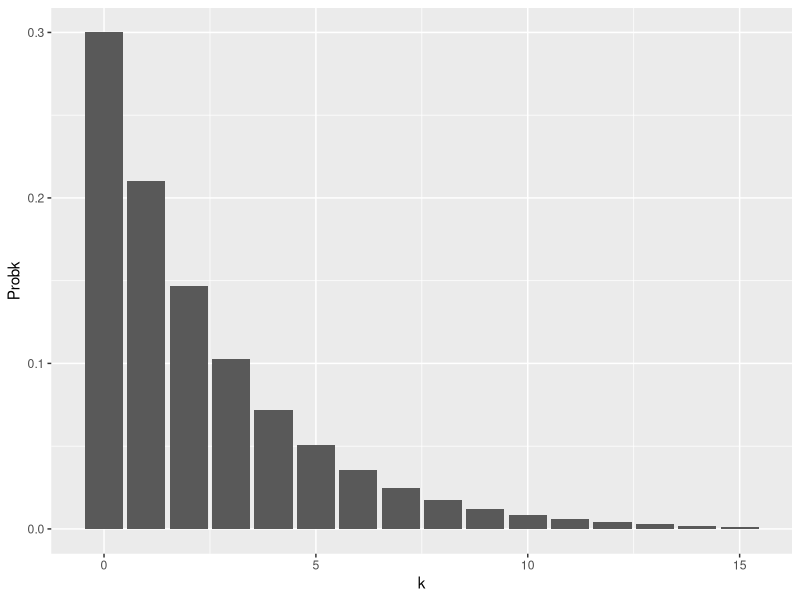
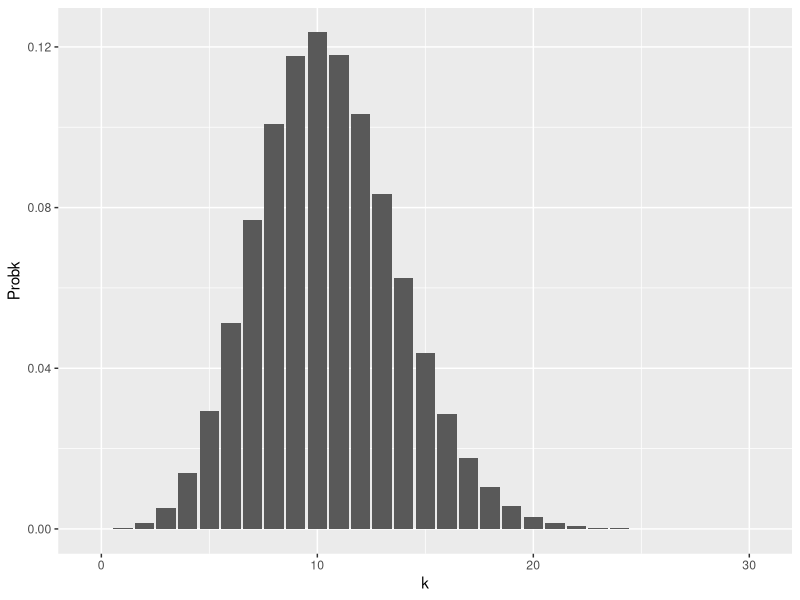
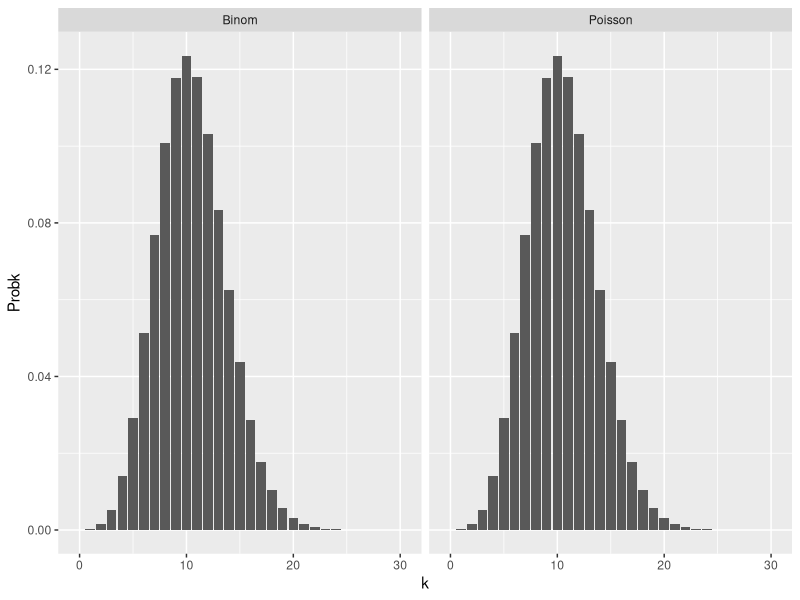
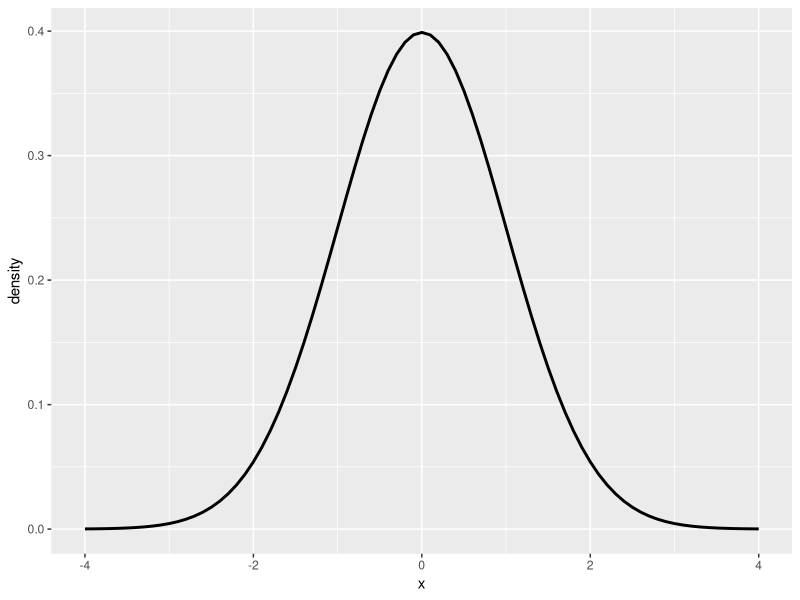
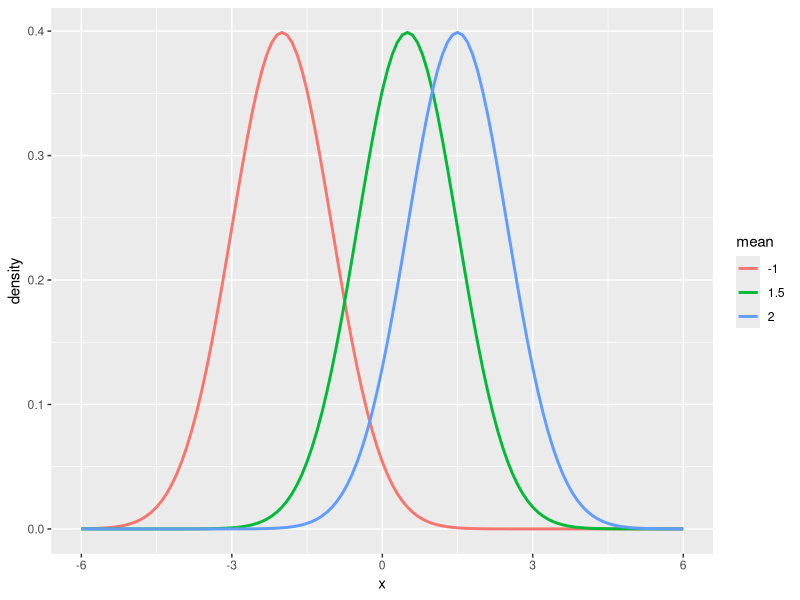
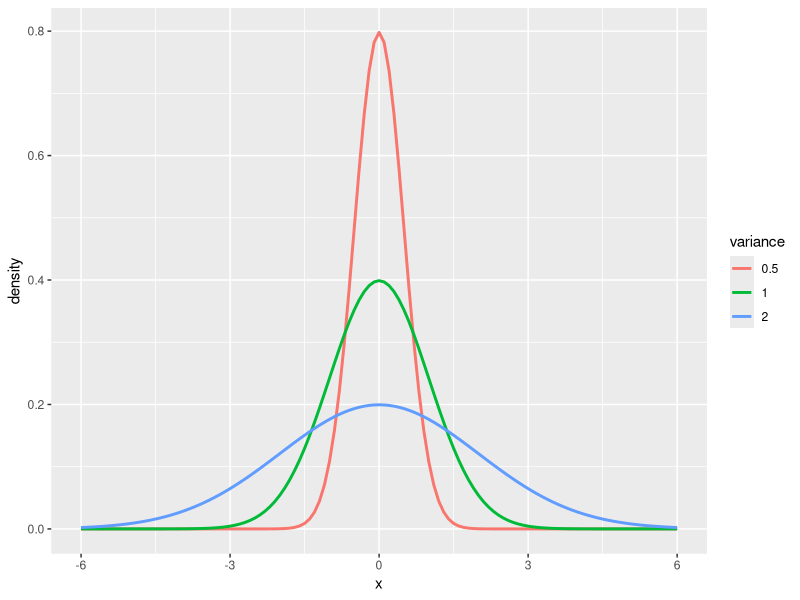
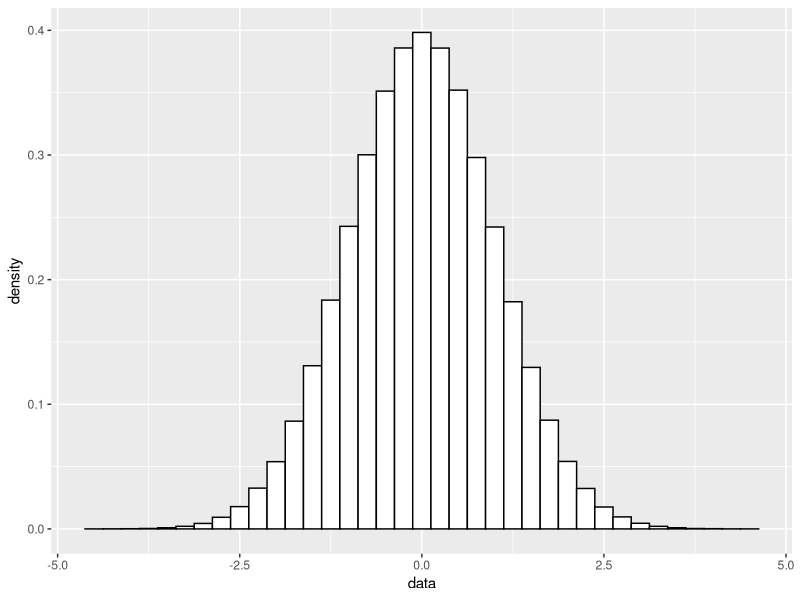
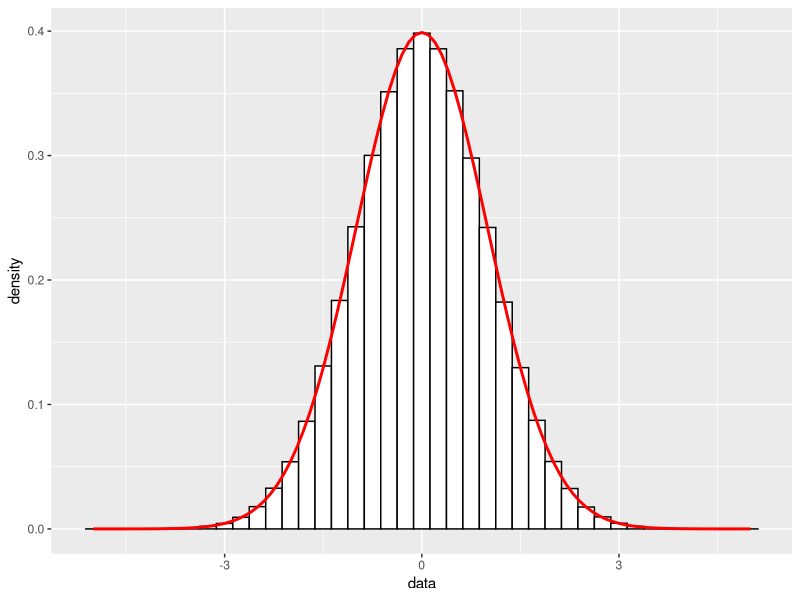

Write R code to recreate these figures, in order.
## ---- chunk 1
require(ggplot2)
## ---- chunk 2
# rbinom takes three arguments.
# The first is the number of random variables we want to generate (confusingly, this is called n in the R docs).
# The size argument specifies the number of coins to flip, i.e., n in our notation above (I know! Confusing!)
# The prob argument specifies the probability that one coin lands heads, i.e., p in our notation above.
rbinom(1, size=10, prob=0.3) # produces a random number from {0,1,2,...,10}, with 2,3,4 being most common (because np = 3 is the expected value; we'll come back to this!)
## ---- chunk 3
# If we repeat the experiment a few times, we get different random values.
rbinom(1, size=10, prob=0.3);
rbinom(1, size=10, prob=0.3);
rbinom(1, size=10, prob=0.3);
rbinom(1, size=10, prob=0.3);
rbinom(1, size=10, prob=0.3);
## ---- chunk 4
rbinom(1, size=1, prob=0.5); # 1 is "heads", 0 is "tails"
## ---- chunk 5
rbinom(n=3, size=10, prob=0.5); # 3 draws from a Binomial(10,0.5)
## ---- chunk 6
rbinom(n=10, size=3, prob=0.5); # 10 draws from a Binomial(3,0.5)
## ---- chunk 7
rgeom(1, prob=0.5); # Generate one geometric random variable with p=0.5. Most likely outcomes: 0,1,2
## ---- chunk 8
library(ggplot2)
k <- seq(0,15); p <- 0.3;
df <- data.frame('k'=k,'Probk'=p*(1-p)^k );
pp <- ggplot(df, aes(x=k, y=Probk) ) + geom_col();
pp
## ---- chunk 9
rpois(1, lambda=10.5); # Generate Poisson RV with lambda=10.5; most likely value is 10.
## ---- chunk 10
rpois(10, lambda=10.5); # Generate 10 Poisson RVs with the same parameter lambda=10.5
## ---- chunk 11
k <- seq(0,30); lambda <- 10.5; # On average, we should get back the value 10.5,
df <- data.frame('k'=k,'Probk'=dpois(k, lambda) );
pp <- ggplot(df, aes(x=k, y=Probk) ) + geom_col();
pp
## ---- chunk 12
k <- seq(0,30); lambda <- 10.5;
N <- 1e6; p <- lambda/N; # On average, we should get back the value lambda
poisprob <- dpois(k, lambda); # Vector of Poisson probabilities
binomprob <- dbinom( k, size=N, prob=p ); # Binomial probs.
# We need a column in our data frame encoding which of the two distributions a number comes from.
# This isn't the only way to do this, but it is the easiest way to get things to play nice with the ggplot2 facet_wrap, which displays separate plots for different values in a particular column.
dist <- c( rep('Poisson', length(k)), rep('Binom', length(k)) );

# Construct our data frame. Note that we have to repeat the k column, because our data frame is going to look like
# Distribution  k  Probk
# Poisson       0  dpois( 0, lambda )
# Poisson       1  dpois( 1, lambda )
# ...           ...
# Poisson       30 dpois( 30, lambda )
# Binomial      0  dbinom( 0, N, p )
# ...
# Binomial      30  dbinom( 30, N, p )
df <- data.frame('dist'=dist, 'k'=rep(k,2), 'Probk'=c(poisprob,binomprob) );

pp <- ggplot(df, aes(x=k, y=Probk) ) + geom_col() + facet_wrap(~dist);
# facet_wrap tells ggplot to create a separate plot for each group (i.e., value) in the dist column.
pp
## ---- chunk 13
x <- seq(-4,4,0.1); f <- dnorm(x, 0,1); # eval density at x values, mean mu=0, standard deviation sigma=1.
df <- data.frame('x'=x, 'density'=f)
pp <- ggplot( df, aes(x=x, y=density) ) + geom_line( size=1)
pp
## ---- chunk 14
x <- seq(-6,6,0.1); # Some x values to evaluate at
f1 <- dnorm(x, -2,1); # mean mu=-1, standard deviation sigma=1.
f2 <- dnorm(x, 0.5,1); # mean mu=1.5, standard deviation sigma=1.
f3 <- dnorm(x, 1.5,1); # mean mu=1.5, standard deviation sigma=1.
mu = c( rep(-1, length(x)), rep(1.5, length(x)), rep(2.0, length(x)) );
df <- data.frame('x'=rep(x,3), 'density'=c(f1,f2,f3), 'mean'=as.factor(mu) )
pp <- ggplot( df, aes(x=x, y=density, color=mean) ) + geom_line( size=1)
pp
## ---- chunk 15
x <- seq(-6,6,0.1); # Some x values to evaluate at
f1 <- dnorm(x, 0,0.5); # mean 0, standard deviation sigma=1.
f2 <- dnorm(x, 0,1); # mean 0, standard deviation sigma=2.
f3 <- dnorm(x, 0,2); # mean 0, standard deviation sigma=3.
sigma2 = c( rep(0.5, length(x)), rep(1, length(x)), rep(2, length(x)) );
df <- data.frame('x'=rep(x,3), 'density'=c(f1,f2,f3), 'variance'=as.factor(sigma2) )
pp <- ggplot( df, aes(x=x, y=density, color=variance) ) + geom_line( size=1)
pp
## ---- chunk 16
rnorm(1, mean=1, sd=2); # Note that we pass the standard deviation (sd), not the variance sigma^2.
rnorm(1); # If we don't specify a mean and sd, they default to 0 and 1, respectively
## ---- chunk 17
# Reminder: if mu, sigma unspecified, they default to mu=0, sigma=1
data <- rnorm(1e6); # 1e6 = 1.0x10^6 = one million standard normal RVs
pp <- ggplot( data.frame('x'=data ), aes(x=data) );
pp <- pp + geom_histogram( aes(y=..density..), binwidth=0.25, color="black", fill="white");
pp
## ---- chunk 18
x <- seq(-5,5,0.1); f <- dnorm( x, mean=0, sd=1 ); # Evaluating the density at points x
df_dnorm <- data.frame('x'=x, 'f'=f);
pp <- pp + geom_line(data=df_dnorm, aes(x=x, y=f), size=1, color='red');
pp
## ---- chunk 19
sum( data > -1 & data < 1)/length(data); # Should be about 0.68
## ---- chunk 20
sum( data > -2 & data < 2)/length(data); # should be about 0.9545
## ---- chunk 21
sum( data > -3 & data < 3)/length(data); # should be about 0.997
## ---- chunk 22
pnorm(0) # Once again, mu, sigma default to 0,1.
## ---- chunk 23
pnorm(1) # again, recall the default behavior.
## ---- chunk 24
pnorm(1)-pnorm(-1)
## ---- chunk 25
pnorm(2)-pnorm(-2)
## ---- chunk 26
pnorm(3)-pnorm(-3)
## ---- chunk 27
x <- seq(0, 10, 0.1); f = dexp(x, rate=1);
df_exp <- data.frame('x'=x, 'density'=f);
pp <- ggplot(df_exp, aes(x=x, y=density)) + geom_line( size=2);
pp
## ---- chunk 28
data <- rexp(n=1e6, rate=1); # rexp to generate random exponentials.
sum( data < 5)/length(data); # something like 99% of the generated points should be below 5.
## ---- chunk 29
mu <- c(.5,.5); # Vector of means; both W_p and M_p are mean 1/2.
CovMx <- matrix( c(.05^2,.04^2,.04^2,.05^2), nrow = 2); # Make a two-by-two symmetric matrix.
CovMx;
## ---- chunk 30
library(MASS); # This library includes a multivariate normal
WpMp = mvrnorm(n=2000, mu=mu, Sigma=CovMx); #mvrnorm is the multivariate version of rnorm.
plot(WpMp, xlab = "Wisconsin proportion", ylab = "Michigan proportion");
lines(c(.5,.5), c(-10,10), col = 'red');
lines(c(-10,10), c(.5,.5), col = 'red');
